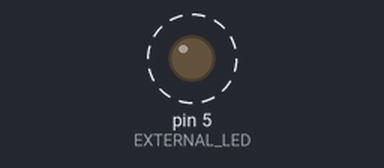
Recording of a sketch running on a simulated Arduino Uno, built with avr-gcc and run on an emulated ATmega328P. Parts: output pins drawn as LEDs (lit = HIGH). Dashed ring = blinking.

Above: at 0.2 s.
Timing chart, 0 to 3.0 s (numbered marks = the images above):
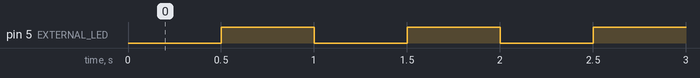

The sketch:

external_LED_nodemcu.ino
```cpp
// NodeMCU has fucked up label and GPIO numbering
// D1 pin's value is 5

#define EXTERNAL_LED 5

void setup() {
  pinMode(EXTERNAL_LED, OUTPUT);  // LED pin as output.
}

void loop() {
  digitalWrite(EXTERNAL_LED, LOW);   // turn the LED off.(Note that LOW is the voltage level but actually
                           //the LED is on; this is because it is acive low on the ESP8266.
  delay(500);              // wait for 1 second.
  digitalWrite(EXTERNAL_LED, HIGH);  // turn the LED on.
  delay(500);              // wait for 1 second.
}
```

Measured:
- by itself, pin 5 (EXTERNAL_LED): alternates HIGH for 0.50 s and LOW for 0.50 s
